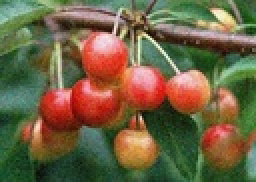
%> input picture 大三/计算机视觉/experiments/exp01_src/fruit.jpg, 128 x 91 px, shrunk from 352 x 250 before the run (shown 2 times larger)
$ octave --eval "exp01('fruit.jpg');"   (GNU Octave 9; MATLAB toolbox functions it lacks are replaced by stand-ins)
%> lines starting %> are read from the running program, lines starting %| are printed output that depends on the picture
### 大三/计算机视觉/experiments/exp01_src/my_bilateral_filter.m
function outputImg=my_bilateral_filter(inputImg,sigma_d,sigma_r)
    img=im2double(inputImg);
    [rows,cols]=size(img);

    kernel_radius=ceil(3*sigma_d);
    [x,y]=meshgrid(-kernel_radius:kernel_radius,-kernel_radius:kernel_radius);
    G_spatial=exp(-(x.^2+y.^2)/(2*sigma_d^2));

    outputImg=zeros(rows,cols);
    paddedImg=padarray(img,[kernel_radius,kernel_radius],'symmetric');
    for i=1:rows
        for j=1:cols
            r_start=i;
            r_end=i+2*kernel_radius;
            c_start=j;
            c_end=j+2*kernel_radius;

            local_window=paddedImg(r_start:r_end,c_start:c_end);
            center_val=paddedImg(i+kernel_radius,j+kernel_radius);
            diff=local_window-center_val;
            G_range=exp(-(diff.^2)/(2*sigma_r^2));
            W=G_spatial.*G_range;
            W_norm=W/sum(W(:));
            outputImg(i,j)=sum(sum(W_norm.*local_window));
        end
    end
end

### 大三/计算机视觉/experiments/exp01_src/exp01.m
function exp01(image_path)
%> called with image_path = 'fruit.jpg'
    srcImg=imread(image_path);
%> srcImg is the input picture: size 91x128x3 uint8; mean R, G, B 111.7, 99, 67.6
    if size(srcImg,3)==3
        grayImg=rgb2gray(srcImg);
    else
        grayImg=srcImg;
    end
    grayImg=im2double(grayImg);
%> grayImg: size 91x128 double

    figure('Name','Original Picture','Color','w');
    imshow(grayImg);
    title('Original Image');

    % Add noise
    %noise_mean=0;
    %noise_var=0.01;
    %noisyImg=imnoise(grayImg,'gaussian',noise_mean,noise_var);
    noisyImg=grayImg;

    % Apply Traditional Gaussian Filter
    gauss_sigma_1=2;
    gauss_filtered_1=imgaussfilt(noisyImg,gauss_sigma_1);
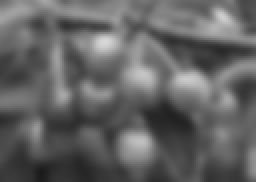
%> gauss_filtered_1: size 91x128 double (shown 2 times larger); min 0.107, max 0.845, mean 0.389
    gauss_sigma_2=6;
    gauss_filtered_2=imgaussfilt(noisyImg,gauss_sigma_2);
    gauss_sigma_3=18;
    gauss_filtered_3=imgaussfilt(noisyImg,gauss_sigma_3);
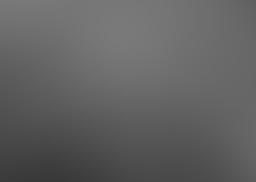
%> gauss_filtered_3: size 91x128 double (shown 2 times larger); min 0.222, max 0.478, mean 0.384

    % Apply Bilateral Filter
    sigma_d_1=2;
    sigma_r_A=0.1;
    result_A_1=my_bilateral_filter(noisyImg,sigma_d_1,sigma_r_A);
%> in my_bilateral_filter, `paddedImg=padarray(img,[kernel_radius,kernel_radius],'symmetric');`:
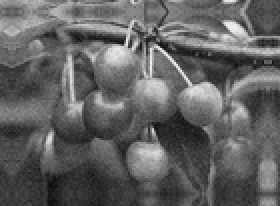
%> paddedImg: size 103x140 double (shown 2 times larger); min 0.0471, max 0.965, mean 0.383
    sigma_r_B=0.25;
    result_B_1=my_bilateral_filter(noisyImg,sigma_d_1,sigma_r_B);
    sigma_r_C=1;
    result_C_1=my_bilateral_filter(noisyImg,sigma_d_1,sigma_r_C);
    sigma_d_2=6;
    result_A_2=my_bilateral_filter(noisyImg,sigma_d_2,sigma_r_A);
%> call 4 of my_bilateral_filter, with sigma_d = 6, sigma_r = 0.1
%> in my_bilateral_filter (call 4), `paddedImg=padarray(img,[kernel_radius,kernel_radius],'symmetric');`:
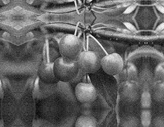
%> paddedImg: size 127x164 double; min 0.0471, max 0.965, mean 0.386
    result_B_2=my_bilateral_filter(noisyImg,sigma_d_2,sigma_r_B);
    result_C_2=my_bilateral_filter(noisyImg,sigma_d_2,sigma_r_C);
    sigma_d_3=18;
    result_A_3=my_bilateral_filter(noisyImg,sigma_d_3,sigma_r_A);
%> call 7 of my_bilateral_filter, with sigma_d = 18, sigma_r = 0.1
%> in my_bilateral_filter (call 7), `paddedImg=padarray(img,[kernel_radius,kernel_radius],'symmetric');`:
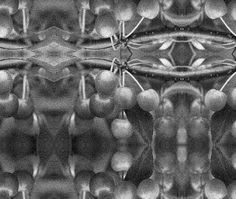
%> paddedImg: size 199x236 double; min 0.0471, max 0.965, mean 0.389
%> after the loop in my_bilateral_filter (call 7), `for i=1:rows`:
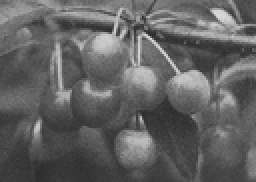
%> outputImg: size 91x128 double (shown 2 times larger); min 0.169, max 0.862, mean 0.386
    result_B_3=my_bilateral_filter(noisyImg,sigma_d_3,sigma_r_B);
%> call 8 of my_bilateral_filter, with sigma_d = 18, sigma_r = 0.25
%> after the loop in my_bilateral_filter (call 8), `for i=1:rows`:
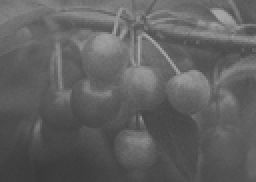
%> outputImg: size 91x128 double (shown 2 times larger); min 0.227, max 0.665, mean 0.382
    result_C_3=my_bilateral_filter(noisyImg,sigma_d_3,sigma_r_C);

    figure('Name', 'Bilateral Filtering Analysis', 'Color', 'w');
    subplot(3,4,1)
    imshow(gauss_filtered_1);
    title(['Gaussian Filter (\sigma_d=',num2str(gauss_sigma_1),')']);
    subplot(3,4,2)
    imshow(result_A_1);
    title(['Bilateral A (\sigma_d=',num2str(sigma_d_1),', \sigma_r=',num2str(sigma_r_A),')']);
    subplot(3,4,3)
    imshow(result_B_1);
    title(['Bilateral B (\sigma_d=',num2str(sigma_d_1),', \sigma_r=',num2str(sigma_r_B),')']);
    subplot(3,4,4)
    imshow(result_C_1);
    title(['Bilateral C (\sigma_d=',num2str(sigma_d_1),', \sigma_r=',num2str(sigma_r_C),')']);
    subplot(3,4,5)
    imshow(gauss_filtered_2);
    title(['Gaussian Filter (\sigma_d=',num2str(gauss_sigma_2),')']);
    subplot(3,4,6)
    imshow(result_A_2);
    title(['Bilateral A (\sigma_d=',num2str(sigma_d_2),', \sigma_r=',num2str(sigma_r_A),')']);
    subplot(3,4,7)
    imshow(result_B_2);
    title(['Bilateral B (\sigma_d=',num2str(sigma_d_2),', \sigma_r=',num2str(sigma_r_B),')']);
    subplot(3,4,8)
    imshow(result_C_2);
    title(['Bilateral C (\sigma_d=',num2str(sigma_d_2),', \sigma_r=',num2str(sigma_r_C),')']);
    subplot(3,4,9)
    imshow(gauss_filtered_3);
    title(['Gaussian Filter (\sigma_d=',num2str(gauss_sigma_3),')']);
    subplot(3,4,10)
    imshow(result_A_3);
    title(['Bilateral A (\sigma_d=',num2str(sigma_d_3),', \sigma_r=',num2str(sigma_r_A),')']);
    subplot(3,4,11)
    imshow(result_B_3);
    title(['Bilateral B (\sigma_d=',num2str(sigma_d_3),', \sigma_r=',num2str(sigma_r_B),')']);
    subplot(3,4,12)
    imshow(result_C_3);
    title(['Bilateral C (\sigma_d=',num2str(sigma_d_3),', \sigma_r=',num2str(sigma_r_C),')']);

    imwrite(gauss_filtered_1,'gauss_filtered_1.png');
    imwrite(gauss_filtered_2,'gauss_filtered_2.png');
    imwrite(gauss_filtered_3,'gauss_filtered_3.png');
    imwrite(result_A_1,'bilateral_filtered_A_1.png');
    imwrite(result_B_1,'bilateral_filtered_B_1.png');
    imwrite(result_C_1,'bilateral_filtered_C_1.png');
    imwrite(result_A_2,'bilateral_filtered_A_2.png');
    imwrite(result_B_2,'bilateral_filtered_B_2.png');
    imwrite(result_C_2,'bilateral_filtered_C_2.png');
    imwrite(result_A_3,'bilateral_filtered_A_3.png');
    imwrite(result_B_3,'bilateral_filtered_B_3.png');
    imwrite(result_C_3,'bilateral_filtered_C_3.png');
end
